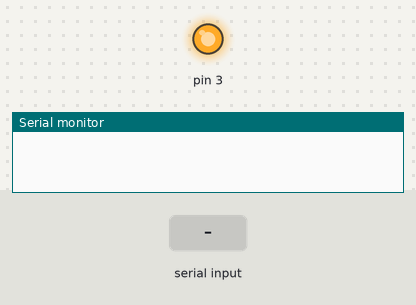
Bench run of a sketch on a simulated Arduino Uno, built with avr-gcc and run on an emulated ATmega328P. Parts: output pins drawn as LEDs (lit = HIGH), the last lines printed to the serial monitor. Inputs (shaded band) come from the test bench.

Above: at 1.2 s.
1.3 s: "1\n" received over Serial
At 1.9 s:
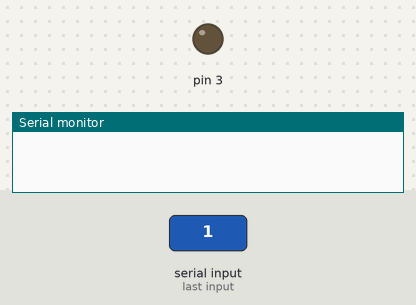
3.5 s: "0\n" received over Serial
At 5.1 s:
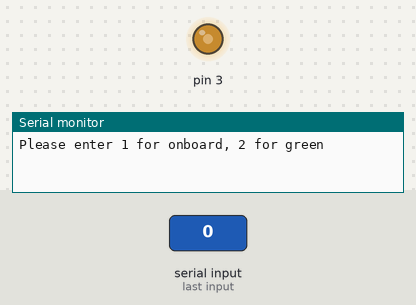
6.0 s: "2\n" received over Serial
At 7.0 s:
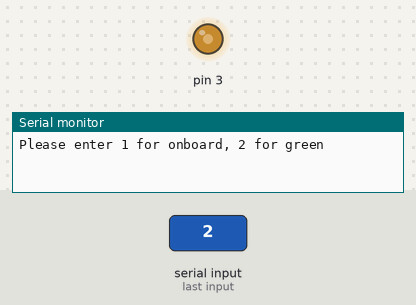
7.5 s: "90,45\n" received over Serial
10.5 s: "5\n" received over Serial
Timing chart, 0 to 13.1 s (numbered marks = the images above; inputs shaded):
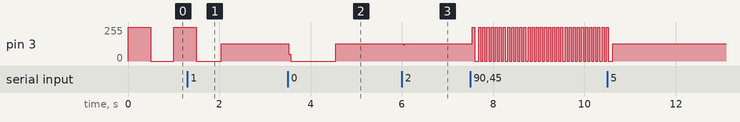

Measured:
- after the input at 3.5 s, pin 3: 129/255 → 0/255 at once, → 129/255 1.0 s later
- after the input at 6.0 s, pin 3: 129/255 → 128/255 at once
- after the input at 7.5 s, pin 3: alternates 255/255 for 0.05 s and 0/255 for 0.05 s, starting after 0.05 s

The sketch:

ex2_solved.ino
```cpp
#include "led.h"

int delayTime = 500; // ms

void setup() {
  Serial.begin(9600);
  setupLed(GREEN_LED);
}

void loop() {
  while(Serial.available() > 0) {
    int tempDelayTime = Serial.parseInt();

    if (tempDelayTime == 0) {
      while(Serial.available() > 0) {
        int theLed = Serial.parseInt();
        if (theLed == 1)
          setupLed(ONBOARD_LED);
        else if (theLed == 2)
          setupLed(GREEN_LED);
        else
          Serial.write("Please enter 1 for onboard, 2 for green\n");
      }
    }
    else
      delayTime = tempDelayTime;

    if (Serial.read() == '\n') {
      // do nothing, just much the carriage return
    }
  }
  flashLed(delayTime);
}
```

led.h
```cpp
#define GREEN_LED 3
#define ONBOARD_LED 13

void setupLed(int whichLed);
void flashLed(int dtime);
```

led.ino
```cpp
int theLed = ONBOARD_LED;

void setupLed(int whichLed) {
  theLed = whichLed;
  pinMode(theLed, OUTPUT);
}

void flashLed(int dtime) {
  digitalWrite(theLed, HIGH);
  delay(delayTime);
  digitalWrite(theLed, LOW);
  delay(delayTime);
}
```
